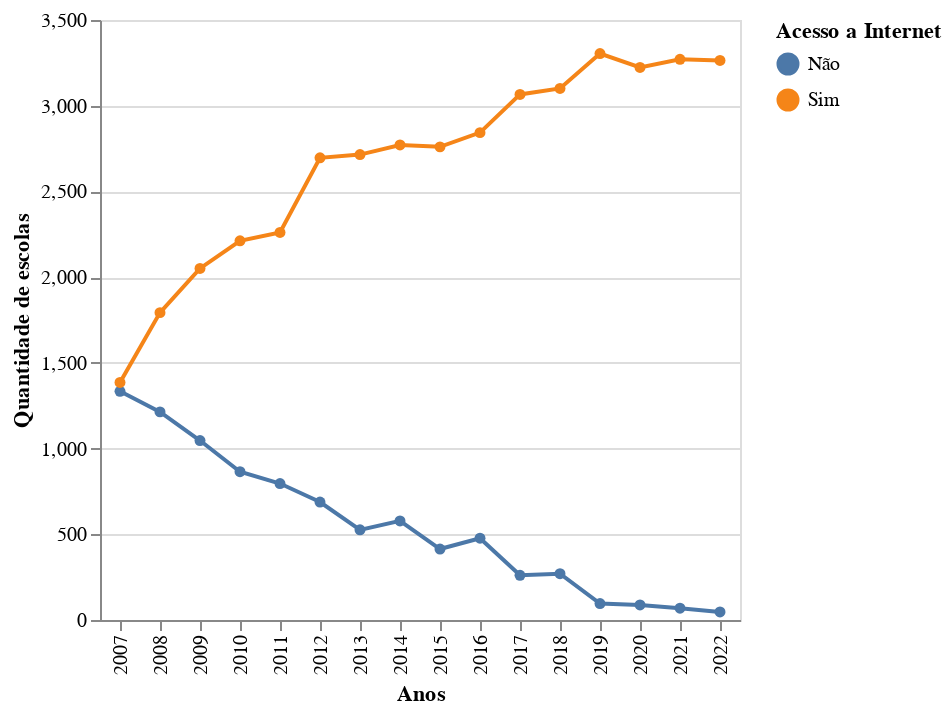

The code cell stored with this chart in its notebook:
### Code cell
alt.Chart(analise).mark_line(point=True).encode(
    x = alt.X('NU_ANO_CENSO:N', title='Anos'),
    y = alt.Y('QTD_ESCOLA', title='Quantidade de escolas'),
    color = alt.Color('IN_INTERNET', title="Acesso a Internet"),
    tooltip = [alt.Tooltip('NU_ANO_CENSO'),
              alt.Tooltip('QTD_ESCOLA', format=','),
              alt.Tooltip('IN_INTERNET')]
).interactive()

### Figure 1 — Vega-Lite specification as saved in the notebook (floating-point values rounded to 4 significant figures)
{"config": {"view": {"continuousWidth": 400, "continuousHeight": 300}}, "data": {"name": "data-538a36992c0809ed779eeb69dda07323"}, "mark": {"type": "line", "point": true}, "encoding": {"color": {"field": "IN_INTERNET", "title": "Acesso a Internet", "type": "nominal"}, "tooltip": [{"field": "NU_ANO_CENSO", "type": "quantitative"}, {"field": "QTD_ESCOLA", "format": ",", "type": "quantitative"}, {"field": "IN_INTERNET", "type": "nominal"}], "x": {"field": "NU_ANO_CENSO", "title": "Anos", "type": "nominal"}, "y": {"field": "QTD_ESCOLA", "title": "Quantidade de escolas", "type": "quantitative"}}, "selection": {"selector034": {"type": "interval", "bind": "scales", "encodings": ["x", "y"]}}, "$schema": "https://vega.github.io/schema/vega-lite/v4.17.0.json", "datasets": {"data-538a36992c0809ed779eeb69dda07323": [{"NU_ANO_CENSO": 2007, "IN_INTERNET": "Não", "QTD_ESCOLA": 1334}, {"NU_ANO_CENSO": 2007, "IN_INTERNET": "Sim", "QTD_ESCOLA": 1386}, {"NU_ANO_CENSO": 2008, "IN_INTERNET": "Não", "QTD_ESCOLA": 1214}, {"NU_ANO_CENSO": 2008, "IN_INTERNET": "Sim", "QTD_ESCOLA": 1793}, {"NU_ANO_CENSO": 2009, "IN_INTERNET": "Não", "QTD_ESCOLA": 1047}, {"NU_ANO_CENSO": 2009, "IN_INTERNET": "Sim", "QTD_ESCOLA": 2051}, {"NU_ANO_CENSO": 2010, "IN_INTERNET": "Não", "QTD_ESCOLA": 865}, {"NU_ANO_CENSO": 2010, "IN_INTERNET": "Sim", "QTD_ESCOLA": 2212}, {"NU_ANO_CENSO": 2011, "IN_INTERNET": "Não", "QTD_ESCOLA": 796}, {"NU_ANO_CENSO": 2011, "IN_INTERNET": "Sim", "QTD_ESCOLA": 2261}, {"NU_ANO_CENSO": 2012, "IN_INTERNET": "Não", "QTD_ESCOLA": 688}, {"NU_ANO_CENSO": 2012, "IN_INTERNET": "Sim", "QTD_ESCOLA": 2696}, {"NU_ANO_CENSO": 2013, "IN_INTERNET": "Não", "QTD_ESCOLA": 526}, {"NU_ANO_CENSO": 2013, "IN_INTERNET": "Sim", "QTD_ESCOLA": 2715}, {"NU_ANO_CENSO": 2014, "IN_INTERNET": "Não", "QTD_ESCOLA": 578}, {"NU_ANO_CENSO": 2014, "IN_INTERNET": "Sim", "QTD_ESCOLA": 2771}, {"NU_ANO_CENSO": 2015, "IN_INTERNET": "Não", "QTD_ESCOLA": 414}, {"NU_ANO_CENSO": 2015, "IN_INTERNET": "Sim", "QTD_ESCOLA": 2760}, {"NU_ANO_CENSO": 2016, "IN_INTERNET": "Não", "QTD_ESCOLA": 477}, {"NU_ANO_CENSO": 2016, "IN_INTERNET": "Sim", "QTD_ESCOLA": 2843}, {"NU_ANO_CENSO": 2017, "IN_INTERNET": "Não", "QTD_ESCOLA": 261}, {"NU_ANO_CENSO": 2017, "IN_INTERNET": "Sim", "QTD_ESCOLA": 3066}, {"NU_ANO_CENSO": 2018, "IN_INTERNET": "Não", "QTD_ESCOLA": 270}, {"NU_ANO_CENSO": 2018, "IN_INTERNET": "Sim", "QTD_ESCOLA": 3101}, {"NU_ANO_CENSO": 2019, "IN_INTERNET": "Não", "QTD_ESCOLA": 96}, {"NU_ANO_CENSO": 2019, "IN_INTERNET": "Sim", "QTD_ESCOLA": 3304}, {"NU_ANO_CENSO": 2020, "IN_INTERNET": "Não", "QTD_ESCOLA": 88}, {"NU_ANO_CENSO": 2020, "IN_INTERNET": "Sim", "QTD_ESCOLA": 3223}, {"NU_ANO_CENSO": 2021, "IN_INTERNET": "Não", "QTD_ESCOLA": 69}, {"NU_ANO_CENSO": 2021, "IN_INTERNET": "Sim", "QTD_ESCOLA": 3271}, {"NU_ANO_CENSO": 2022, "IN_INTERNET": "Não", "QTD_ESCOLA": 47}, {"NU_ANO_CENSO": 2022, "IN_INTERNET": "Sim", "QTD_ESCOLA": 3264}]}}
